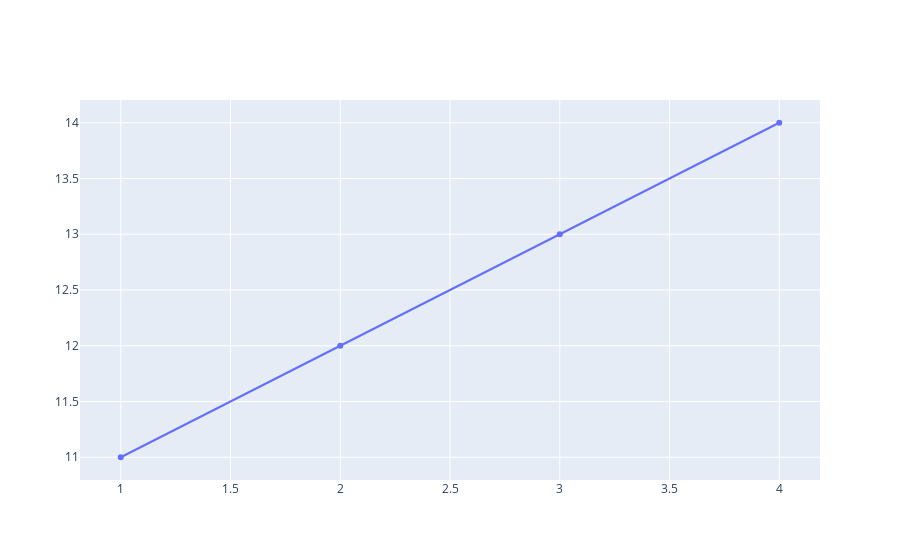

Notebook source saved alongside this figure:
### Code cell
from plotly.graph_objs import Line

trace=go.Line(x=[1,2,3,4],y=[11,12,13,14])
trace
go.Figure(trace)

### Figure 1 — Plotly figure (JSON) as saved in the notebook; plotly's stock layout.template omitted (floating-point values rounded to 4 significant figures)
{"data": [{"type": "scatter", "x": [1, 2, 3, 4], "y": [11, 12, 13, 14]}], "layout": {}}
